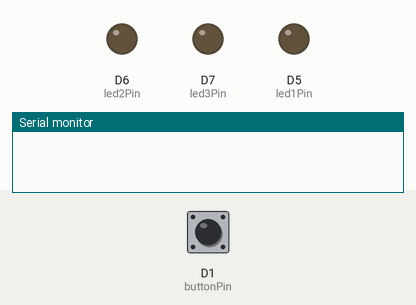
Bench run of a program on a simulated ESP8266 (NodeMCU). On the bench: output pins drawn as LEDs (lit = HIGH), the last lines printed to the serial monitor. Inputs (shaded band) come from the test bench; at power-on: D1 (buttonPin) HIGH.

Above: at 1.2 s.
1.3 s: D1 (buttonPin) pulled LOW for 0.15 s
At 2.0 s:
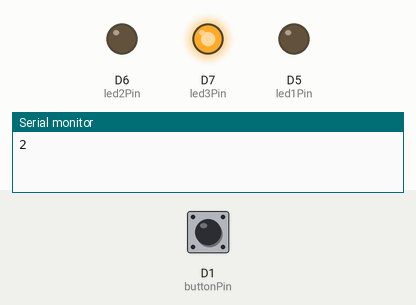
3.8 s: D1 (buttonPin) pulled LOW for 1 s
At 4.6 s:
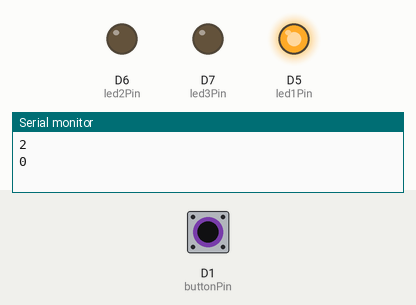
6.3 s: D1 (buttonPin) pulled LOW for 0.15 s
At 7.0 s:
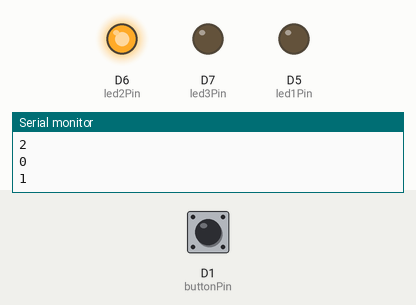
Timing chart, 0 to 9.3 s (numbered marks = the images above; inputs shaded):
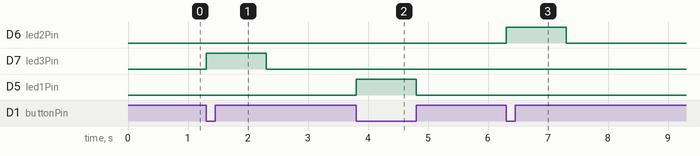

Measured:
- after the input at 1.3 s, D7 (led3Pin): LOW → HIGH at once, → LOW 1.0 s later
- after the input at 3.8 s, D5 (led1Pin): LOW → HIGH at once, → LOW 1.0 s later
- after the input at 6.3 s, D6 (led2Pin): LOW → HIGH at once, → LOW 1.0 s later

The program:

main.cpp
```cpp
#include <Arduino.h>

const int buttonPin = D1;
const int led1Pin = D5;
const int led2Pin = D6;
const int led3Pin = D7;

int enable = 0;
int mode = 1;

long lastDebounceTime = 0;
long debounceDelay = 100;

void IRAM_ATTR ISR() {
  if ( (millis() - lastDebounceTime) > debounceDelay && !enable) {
    enable = 1;
    if (mode == 0) {
      mode = 1;
    } else if (mode == 1) {
      mode = 2;
    } else {
      mode = 0;
    }

    Serial.println(mode);

    lastDebounceTime = millis();
  }
}

void setup() {
  pinMode(buttonPin, INPUT_PULLUP);

  pinMode(led1Pin, OUTPUT);
  pinMode(led2Pin, OUTPUT);
  pinMode(led3Pin, OUTPUT);

  attachInterrupt(buttonPin, ISR, FALLING);

  Serial.begin(9600);
}

void loop() {
  if (enable == 1) {

    if (mode == 0) {
      digitalWrite(led1Pin, HIGH);
      digitalWrite(led2Pin, LOW);
      digitalWrite(led3Pin, LOW);

      delay(1000);

      digitalWrite(led1Pin, LOW);
      digitalWrite(led2Pin, LOW);
      digitalWrite(led3Pin, LOW);

    } else if (mode == 1) {
      digitalWrite(led1Pin, LOW);
      digitalWrite(led2Pin, HIGH);
      digitalWrite(led3Pin, LOW);

      delay(1000);

      digitalWrite(led1Pin, LOW);
      digitalWrite(led2Pin, LOW);
      digitalWrite(led3Pin, LOW);
    } else if (mode == 2) {
      digitalWrite(led1Pin, LOW);
      digitalWrite(led2Pin, LOW);
      digitalWrite(led3Pin, HIGH);

      delay(1000);

      digitalWrite(led1Pin, LOW);
      digitalWrite(led2Pin, LOW);
      digitalWrite(led3Pin, LOW);
    }

    enable = 0;
  }
}
```
